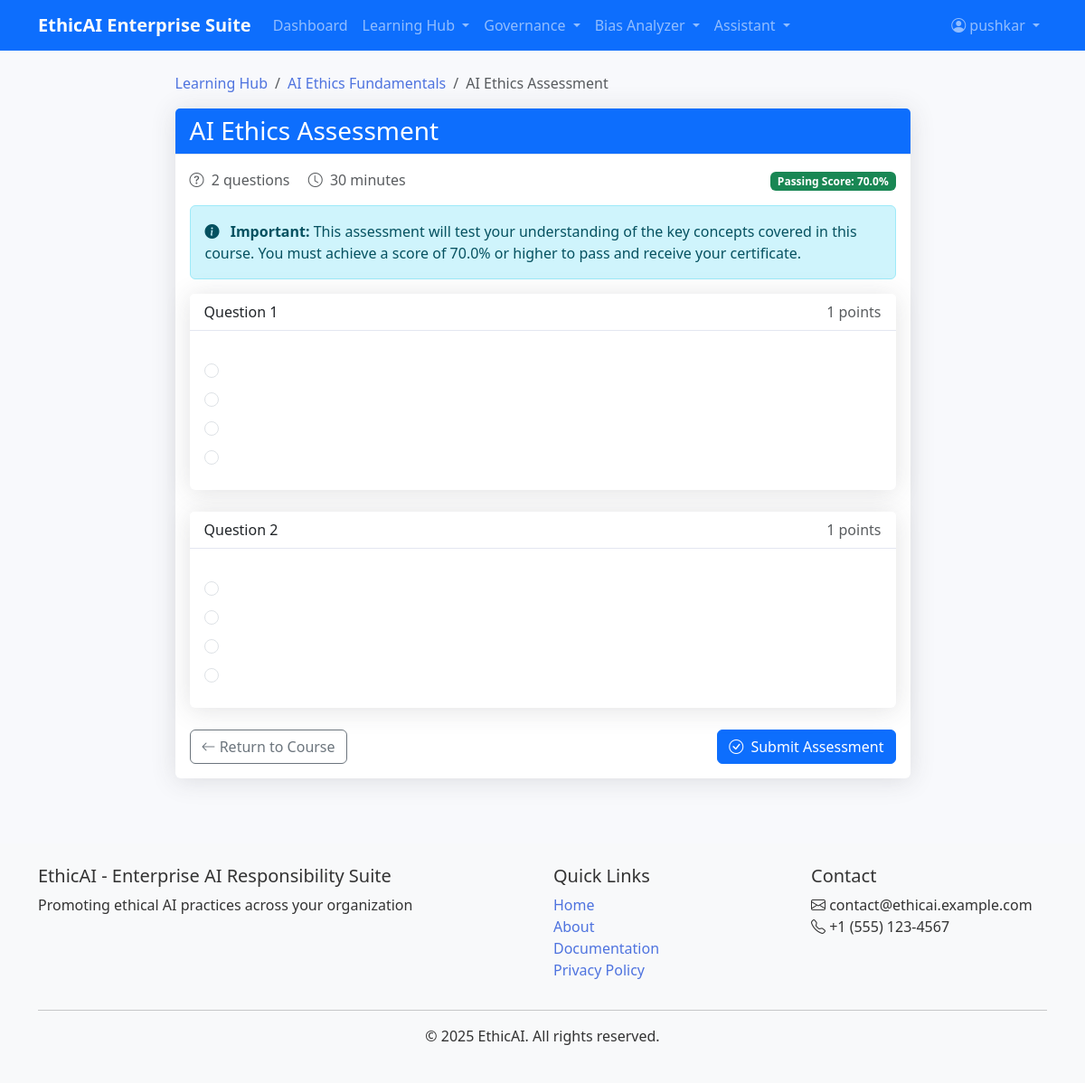
/learning/assessment/1 (signed in), run on the app's committed database.
### app/models.py (models this page shows, shortened)
class User(UserMixin, db.Model):
    id = db.Column(db.Integer, primary_key=True)
    username = db.Column(db.String(64), index=True, unique=True)
    email = db.Column(db.String(120), index=True, unique=True)
    password_hash = db.Column(db.String(128))
    role = db.Column(db.String(20), default=ROLES['USER'])
    is_active = db.Column(db.Boolean, default=True)
    created_at = db.Column(db.DateTime, default=datetime.utcnow)
    certificates = db.relationship('Certificate', backref='user', lazy='dynamic')
    ai_models = db.relationship('AIModel', backref='owner', lazy='dynamic')
    assessments = db.relationship('Assessment', backref='user', lazy='dynamic')
    assistant_interactions = db.relationship('AssistantInteraction', backref='user', lazy='dynamic')

class Course(db.Model):
    id = db.Column(db.Integer, primary_key=True)
    title = db.Column(db.String(128), index=True)
    description = db.Column(db.Text)
    created_at = db.Column(db.DateTime, default=datetime.utcnow)
    updated_at = db.Column(db.DateTime, default=datetime.utcnow, onupdate=datetime.utcnow)
    lessons = db.relationship('Lesson', backref='course', lazy='dynamic')
    assessments = db.relationship('Assessment', backref='course', lazy='dynamic')

class Assessment(db.Model):
    id = db.Column(db.Integer, primary_key=True)
    title = db.Column(db.String(128), index=True)
    description = db.Column(db.Text)
    passing_score = db.Column(db.Float, default=70.0)  # Percentage to pass
    created_at = db.Column(db.DateTime, default=datetime.utcnow)
    course_id = db.Column(db.Integer, db.ForeignKey('course.id'))
    user_id = db.Column(db.Integer, db.ForeignKey('user.id'))
    questions = db.relationship('Question', backref='assessment', lazy='dynamic')
    attempts = db.relationship('AssessmentAttempt', backref='assessment', lazy='dynamic')

class Question(db.Model):
    id = db.Column(db.Integer, primary_key=True)
    text = db.Column(db.Text)
    question_type = db.Column(db.String(20))  # multiple-choice, true-false, etc.
    points = db.Column(db.Integer, default=1)
    assessment_id = db.Column(db.Integer, db.ForeignKey('assessment.id'))
    options = db.relationship('QuestionOption', backref='question', lazy='dynamic')

class QuestionOption(db.Model):
    id = db.Column(db.Integer, primary_key=True)
    text = db.Column(db.Text)
    is_correct = db.Column(db.Boolean, default=False)
    question_id = db.Column(db.Integer, db.ForeignKey('question.id'))

### app/modules/learning_hub/routes.py (the view, shortened to what this page needs)
@bp.route('/assessment/<int:assessment_id>', methods=['GET', 'POST'])
@login_required
def assessment(assessment_id):
    try:
        assessment = Assessment.query.get_or_404(assessment_id)
        existing_attempt = AssessmentAttempt.query.filter_by(
            user_id=current_user.id,
            assessment_id=assessment_id,
            passed=True
        ).first()
        if existing_attempt:
            return redirect(url_for('learning_hub.assessment_result', attempt_id=existing_attempt.id))
        questions = Question.query.filter_by(assessment_id=assessment_id).all()
        return render_template(
            'learning_hub/assessment.html',
            title=assessment.title,
            assessment=assessment,
            questions=questions
        )
    except Exception as e:
        print(f"Database error: {e}")
        flash("An error occurred while processing your request. Please try again later.", "error")
        return redirect(url_for('main.index'))

### app/models.py (called while the page is built)
@login_manager.user_loader
def load_user(id):
    return User.query.get(int(id))

### app/templates/learning_hub/assessment.html (shortened to what this page needs)
{% extends "base.html" %}
{% block content %}
<div class="container">
    <div class="row mb-4">
        <div class="col-lg-9 mx-auto">
            <nav aria-label="breadcrumb">
                <ol class="breadcrumb">
                    <li class="breadcrumb-item"><a href="{{ url_for('learning_hub.index') }}">Learning Hub</a></li>
                    <li class="breadcrumb-item"><a href="{{ url_for('learning_hub.course', course_id=assessment.course_id) }}">{{ assessment.course.title }}</a></li>
                    <li class="breadcrumb-item active">{{ assessment.title }}</li>
                </ol>
            </nav>
            <div class="card mb-4">
                <div class="card-header bg-primary text-white">
                    <h1 class="h3 mb-0">{{ assessment.title }}</h1>
                </div>
                <div class="card-body">
                    <div class="d-flex justify-content-between align-items-center mb-3">
                        <div>
                            <span class="text-muted"><i class="bi bi-question-circle me-1"></i> {{ questions|length }} questions</span>
                            <span class="text-muted ms-3"><i class="bi bi-clock me-1"></i> {{ assessment.time_limit if assessment.time_limit else '30' }} minutes</span>
                        </div>
                        <div>
                            <span class="badge bg-success">Passing Score: {{ assessment.passing_score }}%</span>
                        </div>
                    </div>
                    <div class="alert alert-info">
                        <i class="bi bi-info-circle-fill me-2"></i>
                        <strong>Important:</strong> This assessment will test your understanding of the key concepts covered in this course. You must achieve a score of {{ assessment.passing_score }}% or higher to pass and receive your certificate.
                    </div>
                    <form method="post" action="{{ url_for('learning_hub.assessment', assessment_id=assessment.id) }}" id="assessmentForm">
                        {% for question in questions %}
                        <div class="card mb-4">
                            <div class="card-header d-flex justify-content-between">
                                <span>Question {{ loop.index }}</span>
                                <span class="text-muted">{{ question.points }} points</span>
                            </div>
                            <div class="card-body">
                                {% if question.question_type == 'multiple_choice' %}
                                    {% for option in question.options %}
                                    <div class="form-check mb-2">
                                        <input class="form-check-input" type="radio" name="question_{{ question.id }}" id="q{{ question.id }}_option{{ option.id }}" value="{{ option.id }}" required>
                                    </div>
                                    {% endfor %}
                                {% elif question.question_type == 'text' %}
                                    <div class="form-floating mb-3">
                                        <textarea class="form-control" id="q{{ question.id }}_text" name="question_{{ question.id }}" style="height: 100px" required></textarea>
                                        <label for="q{{ question.id }}_text">Your answer</label>
                                    </div>
                                {% endif %}
                            </div>
                        </div>
                        {% endfor %}
                        <div class="d-flex justify-content-between">
                            <a href="{{ url_for('learning_hub.course', course_id=assessment.course_id) }}" class="btn btn-outline-secondary">
                                <i class="bi bi-arrow-left"></i> Return to Course
                            </a>
                            <button type="submit" class="btn btn-primary" id="submitBtn">
                                <i class="bi bi-check-circle me-1"></i> Submit Assessment
                            </button>
                        </div>
                    </form>
                </div>
            </div>
        </div>
    </div>
</div>
{% endblock %}

### app/templates/base.html (shortened to what this page needs)
<!DOCTYPE html>
<html lang="en">
<head>
    <link rel="stylesheet" href="https://cdn.jsdelivr.net/npm/bootstrap@5.3.0/dist/css/bootstrap.min.css">
    <link rel="stylesheet" href="{{ url_for('static', filename='css/styles.css') }}">
    <link rel="stylesheet" href="{{ url_for('static', filename='css/loading.css') }}">
    <link rel="stylesheet" href="{{ url_for('static', filename='css/gene-loader.css') }}">
    <link rel="stylesheet" href="https://cdn.jsdelivr.net/npm/bootstrap-icons@1.10.0/font/bootstrap-icons.css">
</head>
<body>
    <header>
        <nav class="navbar navbar-expand-lg navbar-dark bg-primary">
            <div class="container">
                <a class="navbar-brand" href="{{ url_for('main.index') }}">
                    <strong>EthicAI</strong> <span class="text-light">Enterprise Suite</span>
                </a>
                <div class="collapse navbar-collapse" id="navbarNav">
                    <ul class="navbar-nav me-auto">
                        {% if current_user.is_authenticated %}
                        <li class="nav-item">
                            <a class="nav-link" href="{{ url_for('main.dashboard') }}">Dashboard</a>
                        </li>
                        <li class="nav-item dropdown">
                            <a class="nav-link dropdown-toggle" href="#" id="learningDropdown" role="button" data-bs-toggle="dropdown">
                                Learning Hub
                            </a>
                        </li>
                        <li class="nav-item dropdown">
                            <a class="nav-link dropdown-toggle" href="#" id="governanceDropdown" role="button" data-bs-toggle="dropdown">
                                Governance
                            </a>
                        </li>
                        <li class="nav-item dropdown">
                            <a class="nav-link dropdown-toggle" href="#" id="biasDropdown" role="button" data-bs-toggle="dropdown">
                                Bias Analyzer
                            </a>
                        </li>
                        <li class="nav-item dropdown">
                            <a class="nav-link dropdown-toggle" href="#" id="assistantDropdown" role="button" data-bs-toggle="dropdown">
                                Assistant
                            </a>
                        </li>
                        {% endif %}
                    </ul>
                    <ul class="navbar-nav ms-auto">
                        {% if current_user.is_authenticated %}
                        <li class="nav-item dropdown">
                            <a class="nav-link dropdown-toggle" href="#" id="userDropdown" role="button" data-bs-toggle="dropdown">
                                <i class="bi bi-person-circle"></i> {{ current_user.username }}
                            </a>
                        </li>
                        {% endif %}
                    </ul>
                </div>
            </div>
        </nav>
    </header>
    <main class="container mt-4">
        {% block content %}{% endblock %}
    </main>
    <footer class="bg-light py-4 mt-5">
        <div class="container">
            <div class="row">
                <div class="col-md-6">
                    <h5>EthicAI - Enterprise AI Responsibility Suite</h5>
                    <p>Promoting ethical AI practices across your organization</p>
                </div>
                <div class="col-md-3">
                    <h5>Quick Links</h5>
                    <ul class="list-unstyled">
                        <li><a href="{{ url_for('main.index') }}">Home</a></li>
                        <li><a href="#">About</a></li>
                        <li><a href="#">Documentation</a></li>
                        <li><a href="#">Privacy Policy</a></li>
                    </ul>
                </div>
                <div class="col-md-3">
                    <h5>Contact</h5>
                    <ul class="list-unstyled">
                        <li><i class="bi bi-envelope"></i> contact@ethicai.example.com</li>
                        <li><i class="bi bi-telephone"></i> +1 (555) 123-4567</li>
                    </ul>
                </div>
            </div>
            <hr>
            <div class="text-center">
                <p>&copy; {{ 2025 }} EthicAI. All rights reserved.</p>
            </div>
        </div>
    </footer>
</body>
</html>

### app/static/css/styles.css (style rules this page uses)
:root { --primary-color: #4e73df; --secondary-color: #2c9faf; --success-color: #1cc88a; --danger-color: #e74a3b; --warning-color: #f6c23e; --info-color: #36b9cc; --dark-color: #5a5c69; --light-color: #f8f9fc; }
body { font-family: 'Nunito', 'Segoe UI', Roboto, Arial, sans-serif; background-color: #f8f9fc; color: #333; }
a { color: var(--primary-color); text-decoration: none; }
.card { border: none; box-shadow: 0 0.15rem 1.75rem 0 rgba(58, 59, 69, 0.15); transition: transform 0.3s, box-shadow 0.3s; }
.card-header { background-color: white; border-bottom: 1px solid #e3e6f0; }
.navbar-brand { font-weight: 800; }
.navbar-dark .navbar-brand { color: white; }

### app/static/css/loading.css (style rules this page uses)
.btn { transition: all 0.2s ease-in-out; }

### data on the page
User: username "pushkar"
Course: course "AI Ethics Fundamentals"
Assessment: title "AI Ethics Assessment", passing_score "70.0"
Question: points "1"
Question: points "1"

### other printed values
{{ questions|length }} "2"
{{ assessment.time_limit if assessment.time_limit else '30' }} "30"
{{ 2025 }} "2025"
